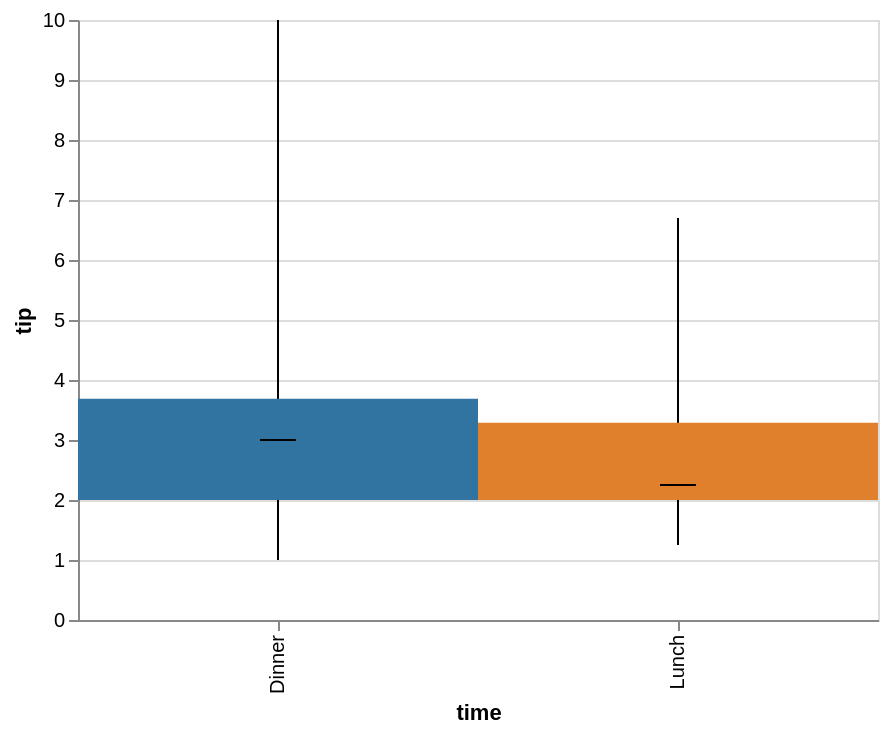

Here is the Vega-Lite specification saved for this chart:
### Vega-Lite specification from a JSON file in a GitHub repository (floating-point values rounded to 4 significant figures; data arrays with more than 128 entries replaced by an {"elided": "..."} marker saying what was removed)
{"$schema": "https://vega.github.io/schema/vega-lite/v5.json", "config": {"range": {"category": ["rgba(49,115,161,1)", "rgba(224,128,44,1)", "rgba(58,145,58,1)", "rgba(192,60,61,1)", "rgba(147,113,178,1)", "rgba(131,91,83,1)", "rgba(213,132,188,1)", "rgba(127,127,127,1)", "rgba(168,169,53,1)", "rgba(45,171,184,1)"]}, "view": {"height": 300, "width": 400}}, "data": {"values": {"elided": "244 records"}}, "layer": [{"encoding": {"x": {"field": "time", "type": "nominal"}, "y": {"aggregate": "min", "field": "tip", "type": "quantitative"}, "y2": {"aggregate": "max", "field": "tip", "type": "quantitative"}}, "mark": "rule"}, {"encoding": {"color": {"field": "time", "legend": null, "type": "nominal"}, "x": {"field": "time", "type": "nominal"}, "y": {"aggregate": "q1", "axis": {"title": "tip"}, "field": "tip", "type": "quantitative"}, "y2": {"aggregate": "q3", "field": "tip", "type": "quantitative"}}, "mark": "bar"}, {"encoding": {"x": {"field": "time", "type": "nominal"}, "y": {"aggregate": "median", "field": "tip", "type": "quantitative"}}, "mark": {"color": "black", "size": 18, "type": "tick"}}]}
